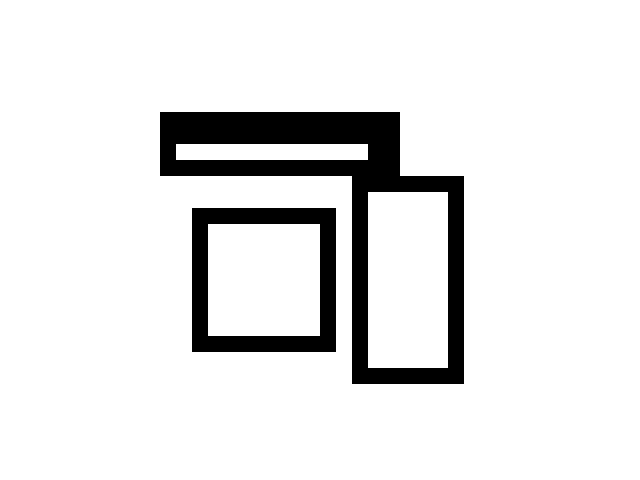

This game map was drawn from its Tiled (.tmx) file and the tilesets committed beside it. A one-line description and the full map source follow:
An orthogonal 40x30 tile map with 16x16 px tiles, 1 tile layer (块层 1).

<map version="1.0" orientation="orthogonal" renderorder="right-down" width="40" height="30" tilewidth="16" tileheight="16" backgroundcolor="#ffffff" nextobjectid="1">
 <tileset firstgid="1" name="block" tilewidth="16" tileheight="16" tilecount="1">
  <image source="block.png" width="16" height="16" />
 </tileset>
 <layer name="块层 1" width="40" height="30">
  <data encoding="csv">
0,0,0,0,0,0,0,0,0,0,0,0,0,0,0,0,0,0,0,0,0,0,0,0,0,0,0,0,0,0,0,0,0,0,0,0,0,0,0,0,
0,0,0,0,0,0,0,0,0,0,0,0,0,0,0,0,0,0,0,0,0,0,0,0,0,0,0,0,0,0,0,0,0,0,0,0,0,0,0,0,
0,0,0,0,0,0,0,0,0,0,0,0,0,0,0,0,0,0,0,0,0,0,0,0,0,0,0,0,0,0,0,0,0,0,0,0,0,0,0,0,
0,0,0,0,0,0,0,0,0,0,0,0,0,0,0,0,0,0,0,0,0,0,0,0,0,0,0,0,0,0,0,0,0,0,0,0,0,0,0,0,
0,0,0,0,0,0,0,0,0,0,0,0,0,0,0,0,0,0,0,0,0,0,0,0,0,0,0,0,0,0,0,0,0,0,0,0,0,0,0,0,
0,0,0,0,0,0,0,0,0,0,0,0,0,0,0,0,0,0,0,0,0,0,0,0,0,0,0,0,0,0,0,0,0,0,0,0,0,0,0,0,
0,0,0,0,0,0,0,0,0,0,0,0,0,0,0,0,0,0,0,0,0,0,0,0,0,0,0,0,0,0,0,0,0,0,0,0,0,0,0,0,
0,0,0,0,0,0,0,0,0,0,1,1,1,1,1,1,1,1,1,1,1,1,1,1,1,0,0,0,0,0,0,0,0,0,0,0,0,0,0,0,
0,0,0,0,0,0,0,0,0,0,1,1,1,1,1,1,1,1,1,1,1,1,1,1,1,0,0,0,0,0,0,0,0,0,0,0,0,0,0,0,
0,0,0,0,0,0,0,0,0,0,1,0,0,0,0,0,0,0,0,0,0,0,0,1,1,0,0,0,0,0,0,0,0,0,0,0,0,0,0,0,
0,0,0,0,0,0,0,0,0,0,1,1,1,1,1,1,1,1,1,1,1,1,1,1,1,0,0,0,0,0,0,0,0,0,0,0,0,0,0,0,
0,0,0,0,0,0,0,0,0,0,0,0,0,0,0,0,0,0,0,0,0,0,1,1,1,1,1,1,1,0,0,0,0,0,0,0,0,0,0,0,
0,0,0,0,0,0,0,0,0,0,0,0,0,0,0,0,0,0,0,0,0,0,1,0,0,0,0,0,1,0,0,0,0,0,0,0,0,0,0,0,
0,0,0,0,0,0,0,0,0,0,0,0,1,1,1,1,1,1,1,1,1,0,1,0,0,0,0,0,1,0,0,0,0,0,0,0,0,0,0,0,
0,0,0,0,0,0,0,0,0,0,0,0,1,0,0,0,0,0,0,0,1,0,1,0,0,0,0,0,1,0,0,0,0,0,0,0,0,0,0,0,
0,0,0,0,0,0,0,0,0,0,0,0,1,0,0,0,0,0,0,0,1,0,1,0,0,0,0,0,1,0,0,0,0,0,0,0,0,0,0,0,
0,0,0,0,0,0,0,0,0,0,0,0,1,0,0,0,0,0,0,0,1,0,1,0,0,0,0,0,1,0,0,0,0,0,0,0,0,0,0,0,
0,0,0,0,0,0,0,0,0,0,0,0,1,0,0,0,0,0,0,0,1,0,1,0,0,0,0,0,1,0,0,0,0,0,0,0,0,0,0,0,
0,0,0,0,0,0,0,0,0,0,0,0,1,0,0,0,0,0,0,0,1,0,1,0,0,0,0,0,1,0,0,0,0,0,0,0,0,0,0,0,
0,0,0,0,0,0,0,0,0,0,0,0,1,0,0,0,0,0,0,0,1,0,1,0,0,0,0,0,1,0,0,0,0,0,0,0,0,0,0,0,
0,0,0,0,0,0,0,0,0,0,0,0,1,0,0,0,0,0,0,0,1,0,1,0,0,0,0,0,1,0,0,0,0,0,0,0,0,0,0,0,
0,0,0,0,0,0,0,0,0,0,0,0,1,1,1,1,1,1,1,1,1,0,1,0,0,0,0,0,1,0,0,0,0,0,0,0,0,0,0,0,
0,0,0,0,0,0,0,0,0,0,0,0,0,0,0,0,0,0,0,0,0,0,1,0,0,0,0,0,1,0,0,0,0,0,0,0,0,0,0,0,
0,0,0,0,0,0,0,0,0,0,0,0,0,0,0,0,0,0,0,0,0,0,1,1,1,1,1,1,1,0,0,0,0,0,0,0,0,0,0,0,
0,0,0,0,0,0,0,0,0,0,0,0,0,0,0,0,0,0,0,0,0,0,0,0,0,0,0,0,0,0,0,0,0,0,0,0,0,0,0,0,
0,0,0,0,0,0,0,0,0,0,0,0,0,0,0,0,0,0,0,0,0,0,0,0,0,0,0,0,0,0,0,0,0,0,0,0,0,0,0,0,
0,0,0,0,0,0,0,0,0,0,0,0,0,0,0,0,0,0,0,0,0,0,0,0,0,0,0,0,0,0,0,0,0,0,0,0,0,0,0,0,
0,0,0,0,0,0,0,0,0,0,0,0,0,0,0,0,0,0,0,0,0,0,0,0,0,0,0,0,0,0,0,0,0,0,0,0,0,0,0,0,
0,0,0,0,0,0,0,0,0,0,0,0,0,0,0,0,0,0,0,0,0,0,0,0,0,0,0,0,0,0,0,0,0,0,0,0,0,0,0,0,
0,0,0,0,0,0,0,0,0,0,0,0,0,0,0,0,0,0,0,0,0,0,0,0,0,0,0,0,0,0,0,0,0,0,0,0,0,0,0,0
</data>
 </layer>
</map>
